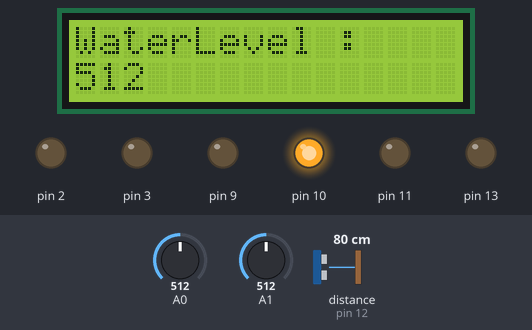
Recording of a sketch running on a simulated Arduino Uno, built with avr-gcc and run on an emulated ATmega328P. Shown: 16×2 character LCD, output pins drawn as LEDs (lit = HIGH). Inputs (shaded band) come from the test bench; at power-on: A1 = 512, A0 = 512, distance to the obstacle (sensor on pin 12) 80 cm. The echo pulse lasts 58.3 µs per cm; what the sketch prints to the serial monitor is not drawn.

Above: at 1.2 s.
1.3 s: A1 set to 304
3.1 s: A1 set to 286
At 4.2 s:
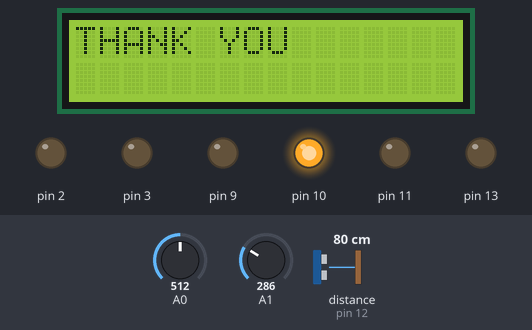
6.2 s: A1 set to 511
At 7.8 s:
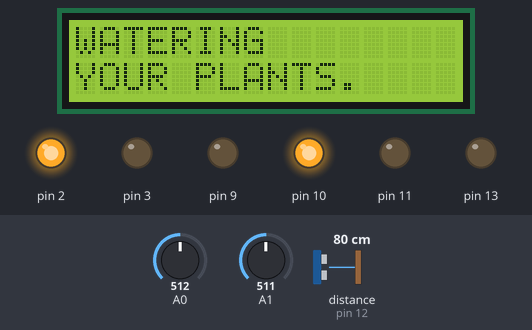
9.3 s: A1 set to 190
At 11.1 s:
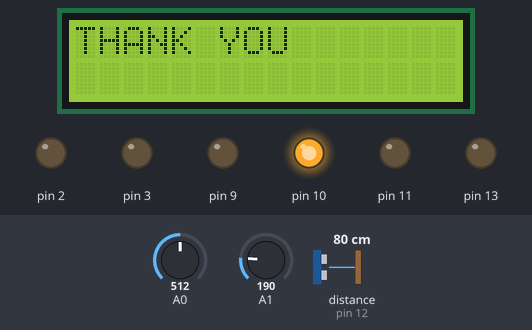
12.4 s: A0 set to 215
At 15.2 s:
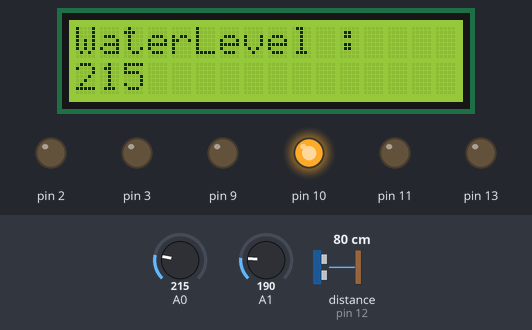
15.5 s: A0 set to 182
At 19.4 s:
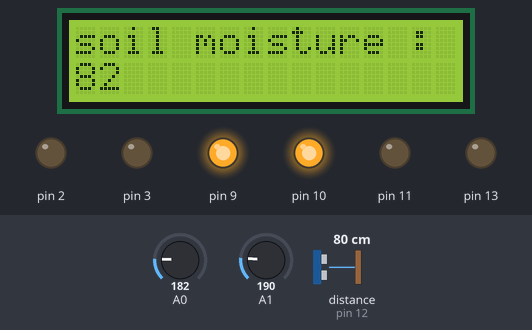
Timing chart, 0 to 49.4 s (numbered marks = the images above; inputs shaded):
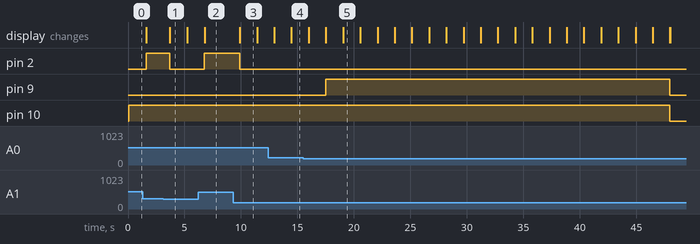

The sketch:

siwadon_pro.ino
```cpp
#include<Wire.h>
#include<LiquidCrystal_I2C.h>
#include <avr/wdt.h>
LiquidCrystal_I2C lcd(0x27, 16, 2);
int water_leve ;
int soil_moisture;
long duration, cm;
int delays=1500;
int sum_cm=0,count_cm=0,per_cm=0;
int show_rbg=1,shom_moisture=0;
int halh=1;
void setup() {
  Serial.begin(9600);
  lcd.init();
  lcd.backlight();
  lcd.noCursor();
  lcd.noBlink();

  pinMode(2, OUTPUT);
  pinMode(3, OUTPUT);
  pinMode(9, OUTPUT);
  pinMode(10, OUTPUT);
  pinMode(11, OUTPUT);
  pinMode(13, OUTPUT);
  pinMode(12, INPUT);
   // put your setup code here, to run once:

}

void loop() {
  ///////////////////////วัดระดับน้ำ
  water_leve=analogRead(0);
  lcd.clear();
  lcd.setCursor(0,0);
  lcd.print((String("WaterLevel : ") ) );
  lcd.setCursor(0,1);
  lcd.print(String(water_leve));
  if(show_rbg==1)
  {
  if(water_leve > 200){
    analogWrite(9,0);
    analogWrite(10,255);
    analogWrite(11,0);
  }else if(water_leve < 200){
    analogWrite(9,255);
    analogWrite(10,255);
    analogWrite(11,0);

  } else  if(water_leve < 100) {
    analogWrite(9,255);
    analogWrite(10,0);
    analogWrite(11,0);
  }
  }
  delay(delays);
////////////////////วัดความชื่นในดิน
///Serial.println(digitalRead(2));
  soil_moisture = analogRead(1);
  soil_moisture = map(soil_moisture, 0, 1023, 100, 0);

  lcd.clear();
  lcd.setCursor(0,0);
  lcd.print(String("soil moisture : "));
  lcd.setCursor(0,1);
  lcd.print(String(soil_moisture));
  Serial.println(soil_moisture);
  if(shom_moisture==1){
    soil_moisture=100;
  }
  if(soil_moisture <= 71){
    analogWrite(9,0);
    analogWrite(10,255);
    analogWrite(11,0);

    while (soil_moisture <= 71) {
        digitalWrite(2, HIGH);
        soil_moisture = analogRead(1);
        soil_moisture = map(soil_moisture, 0, 1023, 100, 0);
        Serial.println(soil_moisture);
        lcd.clear();
        lcd.print(String("WATERING"));
        lcd.setCursor(0,1);
        lcd.print(String("YOUR PLANTS."));
        //ArduinoReset();
        delay(500);
    }
    if(show_rbg==0){
      digitalWrite(9, LOW);
      digitalWrite(10, LOW);
      digitalWrite(11, LOW);
    }
    lcd.clear();
    lcd.setCursor(0,0);
    lcd.print(String("THANK YOU"));
    digitalWrite(2, LOW);
  }
  delay(delays);

  /////////////////////ตัวรับระยะทาง

  digitalWrite(13, LOW);
  delayMicroseconds(2);
  digitalWrite(13, HIGH);
  delayMicroseconds(5);
  digitalWrite(13, LOW);
  duration = pulseIn(12, HIGH);
  cm = microsecondsToCentimeters(duration);

  sum_cm=sum_cm+cm;
  count_cm+=halh;
  per_cm=sum_cm/count_cm;

  if(per_cm-10>cm){
    sum_cm=0;
    count_cm=0;
    Serial.println("-------------------------------");
    digitalWrite(3, HIGH);
    LCD_ON();
    show_rbg=1;
  }
  if(count_cm/2>=7){
    LCD_OFF();
    sum_cm=0;
    count_cm=0;
    Serial.println("+++++++++++++++++++++++++++++++");
    //digitalWrite(3, LOW);
    digitalWrite(9,  LOW);
    digitalWrite(10, LOW);
    digitalWrite(11, LOW);
    show_rbg=0;
  }

  if(cm > 1180 ){
    digitalWrite(2, HIGH);
    lcd.clear();
    lcd.setCursor(0,0);
    lcd.print(String("WATERING"));
    lcd.setCursor(0,1);
    lcd.print(String("YOUR PLANTS."));
    delay(750);
    lcd.clear();
    lcd.setCursor(0,0);
    lcd.print(String("THANK YOU"));
    delay(500);
    digitalWrite(2, LOW);


  }


  /*while (cm > 1180 ) {
    digitalWrite(2, HIGH);
    delay(1000);
    pulseIn(12, LOW);
    digitalWrite(13, LOW);
    delayMicroseconds(2);
    digitalWrite(13, HIGH);
    delayMicroseconds(5);
    digitalWrite(13, LOW);
    duration = pulseIn(12, HIGH);
    cm = microsecondsToCentimeters(duration);
    Serial.println(duration);
    Serial.println();
    //if(per_cm-20<cm){
     // cm = microsecondsToCentimeters(duration);
    //}
    //cm=1181;
  }*/


}
void LCD_ON() {
  lcd.display(); // เปิดการแสดงตัวอักษร
  lcd.backlight(); // เปิดไฟแบล็กไลค์
}

void LCD_OFF() {
  lcd.noDisplay(); // ปิดการแสดงตัวอักษร
  lcd.noBacklight(); // ปิดไฟแบล็กไลค์
}
long microsecondsToCentimeters(long microseconds)
{
// ความเร็วของเสียงคือ 340 m/s หรือ 29 ไมโครวินาทีต่อเซนติเมตร
// ค่า ping เดินทางไปและกลับ ดังนั้น เพื่อหาระยะทางของ
// วัตถุเราใช้ระยะทางครึ่งหนึ่งของระยะทางที่เดินทาง
return microseconds / 29 / 2;
}
```

Measured:
- the behaviour switches between 297 and 296 on A1 (found by bisection; images 0 and 1)
- the behaviour switches between 200 and 199 on A0 (found by bisection; images 4 and 5)
- after the input at 3.1 s, pin 2: HIGH → LOW after 0.61 s; the display: changes after 0.61 s (image 1)
- after the input at 6.2 s, pin 2: LOW → HIGH after 0.56 s; the display: changes after 0.58 s (image 2)
- after the input at 9.3 s, pin 2: HIGH → LOW after 0.60 s; the display: changes after 0.60 s (image 3)
- after the input at 12.4 s, the display: first differs from a run without the input after 2.1 s (image 4)
- after the input at 15.5 s, pin 9: LOW → HIGH after 2.0 s, → LOW 30.4 s later
